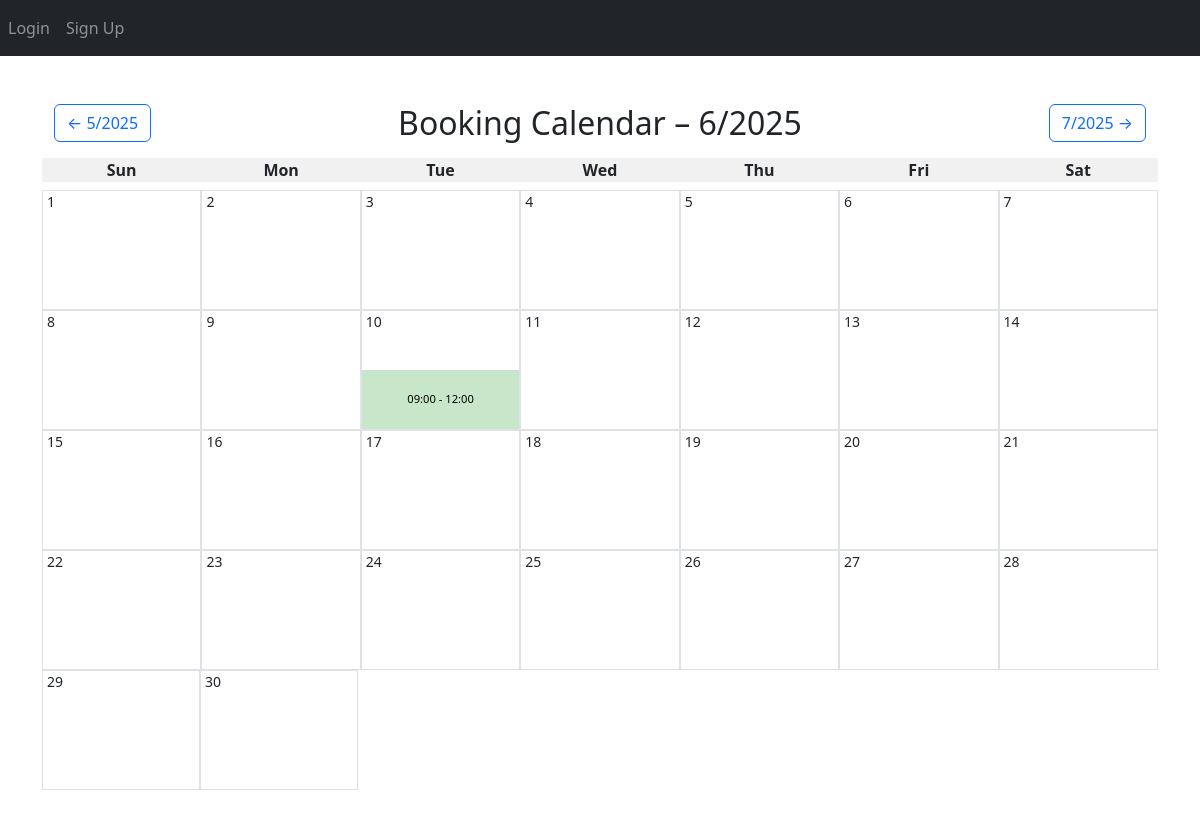
Page /Calendar on the earlier database version.
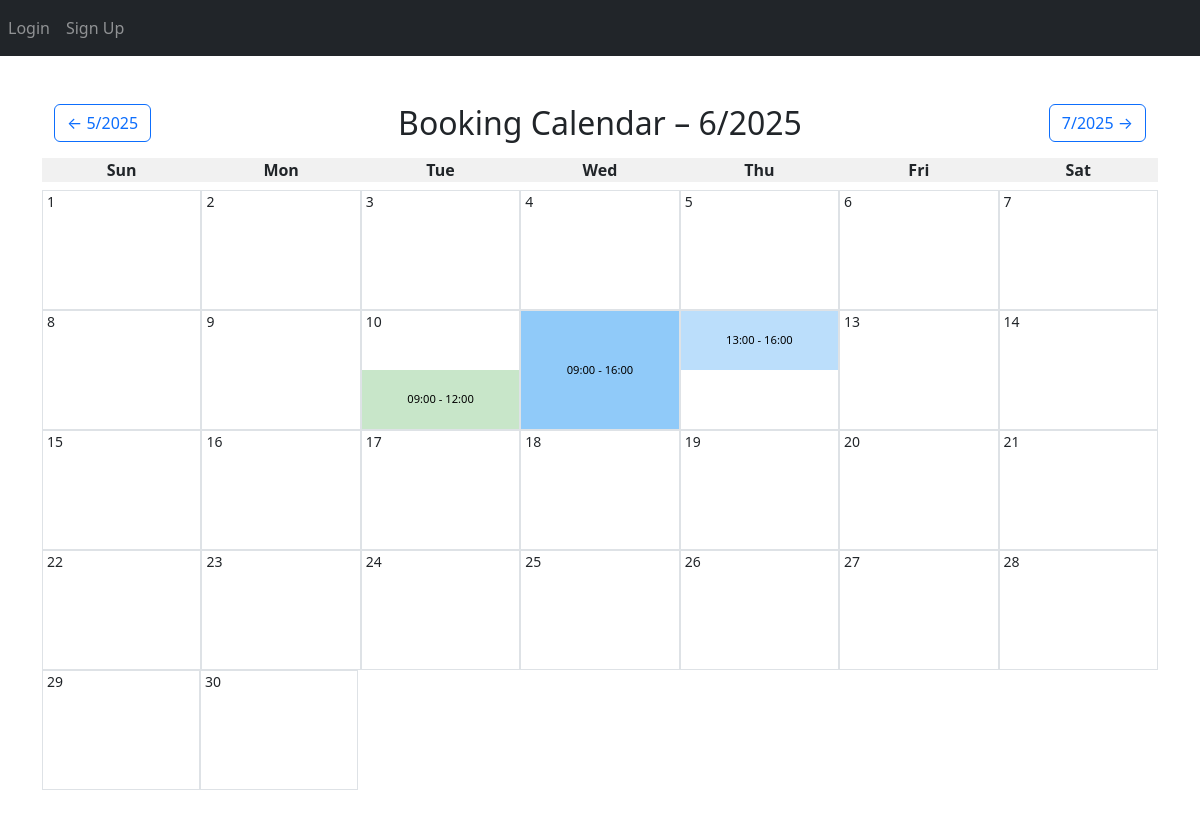
Same page on the later database version.
### BookingSystem/userModel.py (models this page shows)
class Booking(db.Model, UserMixin):
    id = db.Column(db.Integer, primary_key=True)
    user_id = db.Column(db.Integer, db.ForeignKey('user.id'))
    name = db.Column(db.String(100), nullable=False)
    date = db.Column(db.Date, nullable=False)
    training_type = db.Column(db.String(50), nullable=False)
    time_slot = db.Column(db.String(20), nullable=False)
    created_at = db.Column(db.DateTime, default=datetime.utcnow)

### BookingSystem/views.py (the view)
@views.route('/Calendar')
@views.route('/Calendar/<int:year>/<int:month>/', methods=['GET', 'POST'])
def calendar_view(year=None, month=None):
    today = date.today()
    if year is None or month is None:
        year, month = today.year, today.month
    first_day = date(year, month, 1)
    start_weekday = (first_day.weekday() + 1) % 7
    days_in_month = monthrange(year, month)[1]
    calendar_days = [None] * start_weekday + [date(year, month, d) for d in range(1, days_in_month + 1)]
    while len(calendar_days) % 7:
        calendar_days.append(None)
    bookings = Booking.query.filter(
        db.extract('year', Booking.date) == year,
        db.extract('month', Booking.date) == month
    ).all()
    booked_by_day = {}
    for booking in bookings:
        booked_by_day.setdefault(booking.date.day, []).append(booking)
    if month == 1:
        prev_month, prev_year = 12, year - 1
    else:
        prev_month, prev_year = month - 1, year
    if month == 12:
        next_month, next_year = 1, year + 1
    else:
        next_month, next_year = month + 1, year
    return render_template(
        'calendar.html',
        calendar_days=calendar_days,
        year=year,
        month=month,
        prev_year=prev_year,
        prev_month=prev_month,
        next_year=next_year,
        next_month=next_month,
        booked_by_day=booked_by_day,
        user=current_user
    )

### BookingSystem/templates/Calendar.html (shortened to what this page needs)
{% extends "base.html" %}
{% block title %}Calendar{% endblock %} {% block content %}
<!DOCTYPE html>
<html lang="en">
<head>
  <link href="https://cdn.jsdelivr.net/npm/bootstrap@5.3.2/dist/css/bootstrap.min.css" rel="stylesheet">
</head>
<body>
  <div class="container py-5">
    <div class="d-flex justify-content-between align-items-center mb-3">
        <a href="{{ url_for('views.calendar_view', year=prev_year, month=prev_month) }}"
        class="btn btn-outline-primary">
        &larr; {{ prev_month }}/{{ prev_year }}
        </a>
        <h2 class="mb-0">Booking Calendar &ndash; {{ month }}/{{ year }}</h2>
        <a href="{{ url_for('views.calendar_view', year=next_year, month=next_month) }}"
        class="btn btn-outline-primary">
        {{ next_month }}/{{ next_year }} &rarr;
        </a>
    </div>
    <div class="row text-center mb-2">
      <div class="col calendar-header">Sun</div>
      <div class="col calendar-header">Mon</div>
      <div class="col calendar-header">Tue</div>
      <div class="col calendar-header">Wed</div>
      <div class="col calendar-header">Thu</div>
      <div class="col calendar-header">Fri</div>
      <div class="col calendar-header">Sat</div>
    </div>
    {% for week in range(0, calendar_days|length, 7) %}
    <div class="row text-center">
        {% for day in calendar_days[week:week+7] %}
        {% if day %}
            <div class="col calendar-day p-0" onclick="openTrainingBookingModal('{{ day.isoformat() }}')">
            <div class="calendar-day-inner border">
                <div class="position-absolute top-0 start-0 w-100 text-start ps-1 small">{{ day.day }}</div>
                {% set bookings = booked_by_day.get(day.day) %}
                {% if bookings %}
                {% for b in bookings %}
                    {% if b.training_type == 'full_day' %}
                        <div class="calendar-slot slot-full">{{ b.time_slot }}</div>
                    {% elif b.training_type == 'morning_half' %}
                        <div class="calendar-slot slot-morning">{{ b.time_slot }}</div>
                    {% elif b.training_type == 'afternoon_half' %}
                        <div class="calendar-slot slot-afternoon">{{ b.time_slot }}</div>
                    {% endif %}
                {% endfor %}
                {% else %}
                <div class="calendar-slot" style="height: 100%; visibility: hidden;"></div>
                {% endif %}
            </div>
            </div>
        {% else %}
            <div class="col calendar-day text-muted border" style="height: 100%; visibility: hidden;""></div>
        {% endif %}
        {% endfor %}
    </div>
    {% endfor %}
</body>
</html>
{% endblock %}

### BookingSystem/templates/base.html (shortened to what this page needs)
<!DOCTYPE html>
<html>
  <head>
    <link
      rel="stylesheet"
      href="https://stackpath.bootstrapcdn.com/bootstrap/4.4.1/css/bootstrap.min.css"
    />
    <link
      rel="stylesheet"
      href="https://stackpath.bootstrapcdn.com/font-awesome/4.7.0/css/font-awesome.min.css"
    />
  </head>
  <body>
    <nav class="navbar navbar-expand-lg navbar-dark bg-dark">
      <div class="collapse navbar-collapse" id="navbar">
        <div class="navbar-nav">
          {% if user.is_authenticated %}
          <a class="nav-item nav-link" id="home" href="/">Home</a>
          <a class="nav-item nav-link" id="Calendar" href="/Calendar">Calendar</a>
          <a class="nav-item nav-link" id="logout" href="/logout">Logout</a>
          {% else %}
          <a class="nav-item nav-link" id="login" href="/login">Login</a>
          <a class="nav-item nav-link" id="signUp" href="/sign_up">Sign Up</a>
          {% endif %}
        </div>
      </div>
    </nav>
    <div class="container">{% block content %} {% endblock %}</div>
  </body>
</html>

### BookingSystem/templates/Calendar.html (style rules this page uses)
.calendar-day { height: 120px; position: relative; padding: 0; overflow: hidden; }
.calendar-day-inner { height: 100%; position: relative; width: 100%; }
.calendar-header { background-color: #f1f1f1; text-align: center; font-weight: bold; }
.calendar-day-inner { position: relative; height: 100%; width: 100%; }
.calendar-slot { height: 50%; width: 100%; position: absolute; left: 0; display: flex; align-items: center; justify-content: center; font-size: 0.7rem; font-weight: 500; color: #000; padding: 2px; text-align: center; }
.slot-morning { bottom: 0; background-color: #c8e6c9; }
.slot-afternoon { top: 0; background-color: #bbdefb; }
.slot-full { top: 0; height: 100%; background-color: #90caf9; }

Differences in the rows shown:
added Booking: time_slot "09:00 - 16:00"
added Booking: time_slot "13:00 - 16:00"
Other differences:
list line gone: "11 12"
